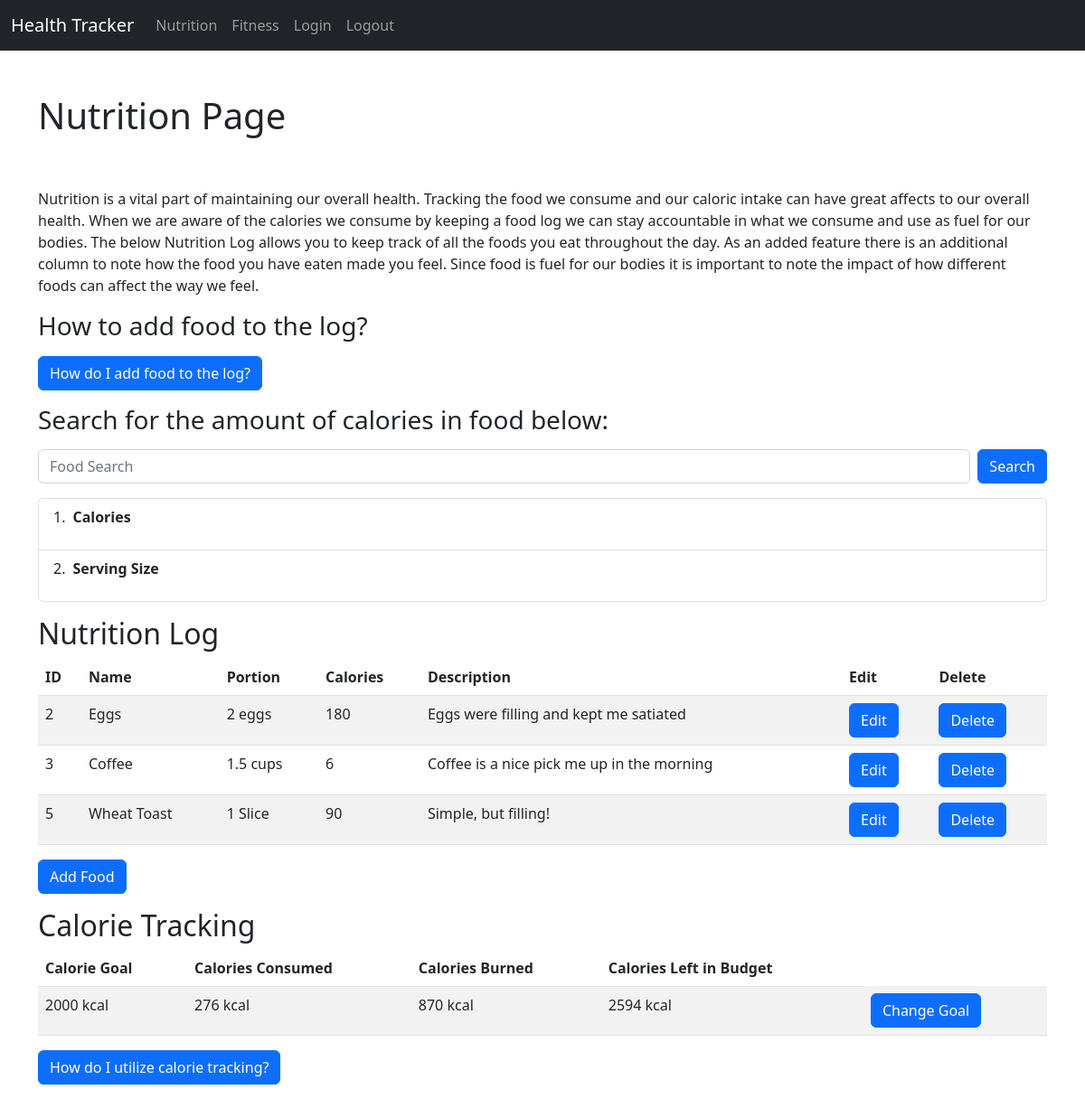
Before: /nutrition/ (signed in) with the older database file.
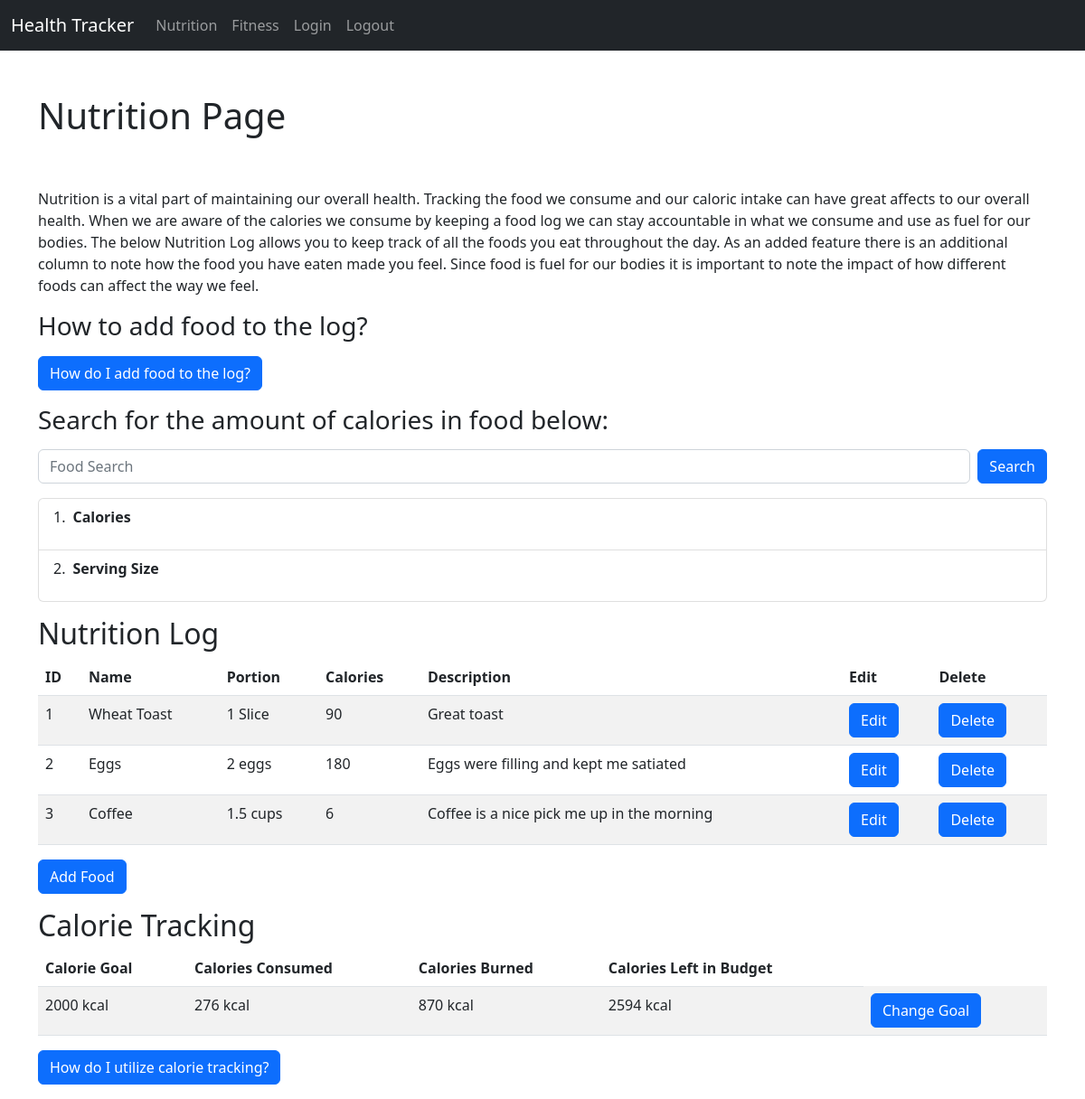
After: the same page with the newer database file.
### tables this page shows
CREATE TABLE food_log (
           id INTEGER PRIMARY KEY AUTOINCREMENT,
           name text,
           portion text,
           calories integer,
           description text
);

CREATE TABLE cal_goal (
           id INTEGER PRIMARY KEY AUTOINCREMENT,
           calories integer
);

### app.py (the view, shortened to what this page needs)
@app.route("/nutrition/", methods=["POST", "GET"])
def nutrition():
    if "user" in session:
        food_data, total_cals, burn, goal = query_food_details(), total_calories(), cal_burned(), get_goal()
        return render_template("nutrition.html", food_data=food_data, total_cals=total_cals, goal=goal, burn=burn)
    return redirect(url_for("login"))

### app.py (called while the page is built)
def query_food_details():
    conn = sqlite3.connect(db_locale)
    c = conn.cursor()
    c.execute("""
    SELECT * FROM food_log
    """)
    food_data = c.fetchall()
    return food_data

def total_calories():
    conn = sqlite3.connect(db_locale)
    c = conn.cursor()
    c.execute("""SELECT SUM(calories) FROM food_log
    """)
    total_cals = c.fetchone()
    return total_cals

def cal_burned():
    conn = sqlite3.connect(db_locale)
    c = conn.cursor()
    c.execute("""SELECT SUM(calories) FROM activity_log
    """)
    burned = c.fetchone()
    return burned

def get_goal():
    conn = sqlite3.connect(db_locale)
    c = conn.cursor()
    c.execute("""SELECT calories FROM cal_goal""")
    goal = c.fetchone()
    return goal

### templates/nutrition.html (shortened to what this page needs)
{% extends "base.html" %}
{% block content %}
<h1>Nutrition Page</h1>
<br></br>
<p>Nutrition is a vital part of maintaining our overall health. Tracking the food we consume and our caloric intake
  can have great affects to our overall health. When we are aware of the calories we consume by keeping a food log we
  can stay accountable in what we consume and use as fuel for our bodies. The below Nutrition Log allows you to keep
  track of all the foods you eat throughout the day. As an added feature there is an additional column to note how the
  food you have eaten made you feel. Since food is fuel for our bodies it is important to note the impact of how
  different foods can affect the way we feel.</p>
<h3>How to add food to the log?</h3>
<button type="button" class="btn btn-primary" data-bs-toggle="modal" data-bs-target="#exampleModal">
  How do I add food to the log?
</button>
<h3>Search for the amount of calories in food below:</h3>
      <form class="d-flex" role="search" action="#" method="POST">
        <input class="form-control me-2" type="text" name="keyword" placeholder="Food Search" value="{{ request.form['keyword'] }}" aria-label="Search">
        <input class="btn btn-primary" type="submit" value="Search">
      </form>
<ol class="list-group list-group-numbered">
  <li class="list-group-item d-flex justify-content-between align-items-start">
    <div class="ms-2 me-auto">
      <div class="fw-bold">Calories</div>
    </div>
  </li>
  <li class="list-group-item d-flex justify-content-between align-items-start">
    <div class="ms-2 me-auto">
      <div class="fw-bold">Serving Size</div>
    </div>
  </li>
</ol>
<h2>Nutrition Log</h2>
<table class="table table-striped">
  <thead>
    <tr>
      <th scope="col">ID</th>
      <th scope="col">Name</th>
      <th scope="col">Portion</th>
      <th scope="col">Calories</th>
      <th scope="col">Description</th>
      <th scope="col">Edit</th>
      <th scope="col">Delete</th>
    </tr>
  </thead>
  <tbody>
    {% for food in food_data %}
    <tr>
      <td>{{ food[0] }}</td>
      <td>{{ food[1] }}</td>
      <td>{{ food[2] }}</td>
      <td>{{ food[3] }}</td>
      <td>{{ food[4] }}</td>
      <td><a class="btn btn-primary" href="{{ url_for('edit_food', id=food[0]) }}" role="button">Edit</a></td>
      <td><a class="btn btn-primary" href="{{ url_for('delete_food', id=food[0]) }}" role="button">Delete</a></td>
    </tr>
    {% endfor %}
  </tbody>
</table>
<a class="btn btn-primary" href="{{ url_for('add_food') }}" role="button">Add Food</a>
<h2>Calorie Tracking</h2>
<table class="table table-striped">
  <thead>
  <tr>
    <th scope="col">Calorie Goal</th>
    <th scope="col">Calories Consumed</th>
    <th scope="col">Calories Burned</th>
    <th scope="col">Calories Left in Budget</th>
  </tr>
  </thead>
  <tbody>
    <tr>
      <td>{{ goal[0] }} kcal</td>
      <td>{{ total_cals[0] }} kcal</td>
      <td>{{ burn[0] }} kcal</td>
      <td>{{goal[0] + burn[0] - total_cals[0]}} kcal</td>
      <td><a class="btn btn-primary" href="{{ url_for('edit_goal') }}" role="button">Change Goal</a></td>
    </tr>
  </tbody>
</table>
<button type="button" class="btn btn-primary" data-bs-toggle="modal" data-bs-target="#calModal">
  How do I utilize calorie tracking?
</button>
{% endblock %}

### templates/base.html (shortened to what this page needs)
<!doctype html>
<html>
<head>
<link href="https://cdn.jsdelivr.net/npm/bootstrap@5.2.0-beta1/dist/css/bootstrap.min.css" rel="stylesheet">
    </head>
    <body>
        {% include 'navbar.html' %}
        <br></br>
        <div class ="container">
            {% block content %}
            {% endblock %}
        </div>
    </body>
</html>

### templates/navbar.html (shortened to what this page needs)
<nav class="navbar navbar-expand-lg navbar-dark bg-dark">
  <div class="container-fluid">
    <a class="navbar-brand" href="{{url_for('home')}}">Health Tracker</a>
    <div class="collapse navbar-collapse" id="navbarSupportedContent">
      <ul class="navbar-nav me-auto mb-2 mb-lg-0">
        <li class="nav-item">
          <a class="nav-link" href="{{url_for('nutrition')}}">Nutrition</a>
        </li>
        <li class="nav-item">
          <a class="nav-link" href="{{url_for('fitness')}}">Fitness</a>
        </li>
        <li class="nav-item">
          <a class="nav-link" href="{{url_for('login')}}">Login</a>
        </li>
        <li class="nav-item">
          <a class="nav-link" href="{{url_for('logout')}}">Logout</a>
        </li>
      </ul>
    </div>
  </div>
</nav>

Changed rows visible on the page:
removed food_log: id "5", name "Wheat Toast", portion "1 Slice", calories "90", description "Simple, but filling!"
added food_log: id "1", name "Wheat Toast", portion "1 Slice", calories "90", description "Great toast"
